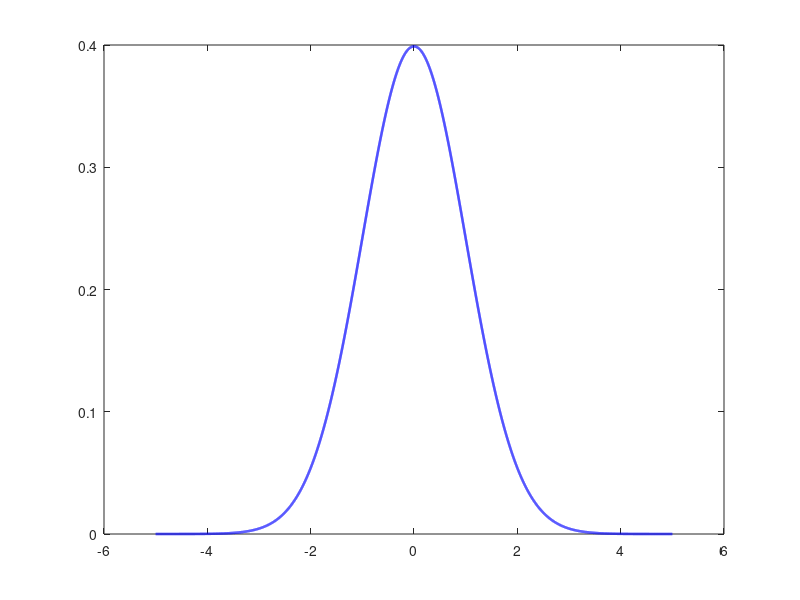

The MATLAB script that drew this image: (Note: this script raises an error after producing the figure.)
%% Gaussian distribution and full width at half maximum
% Compares the theoretical Gaussian FWHM with a numerical estimate obtained
% from densely sampled distribution data.

clear;
close all;
clc;

mu = 0;
sigma = 1;
x = -5 * sigma:0.001 * sigma:5 * sigma;

gaussian = (1 / (sigma * sqrt(2 * pi))) .* ...
    exp(-0.5 .* ((x - mu) ./ sigma).^2);

theoreticalFWHM = 2 * sigma * sqrt(2 * log(2));
halfMaximum = max(gaussian) / 2;

% Locate the samples nearest the left and right half-maximum crossings.
aboveHalfMaximum = find(gaussian >= halfMaximum);
leftIndex = aboveHalfMaximum(1);
rightIndex = aboveHalfMaximum(end);
estimatedFWHM = x(rightIndex) - x(leftIndex);
percentageDifference = abs(estimatedFWHM - theoreticalFWHM) / ...
    theoreticalFWHM * 100;

figure('Color', 'w');
plot(x, gaussian, 'b', 'LineWidth', 1.8);
hold on;
yline(halfMaximum, 'k--', 'Half maximum');
xline(x(leftIndex), 'r--', 'Left crossing');
xline(x(rightIndex), 'r--', 'Right crossing');
grid on;
xlabel('x');
ylabel('Probability density');
title('Gaussian Distribution and FWHM');
legend('Gaussian distribution', 'Half maximum', ...
    'Left crossing', 'Right crossing', 'Location', 'best');

fprintf('Mean (mu): %.4f\n', mu);
fprintf('Standard deviation (sigma): %.4f\n', sigma);
fprintf('Theoretical FWHM: %.6f\n', theoreticalFWHM);
fprintf('Estimated FWHM: %.6f\n', estimatedFWHM);
fprintf('Percentage difference: %.4f%%\n', percentageDifference);
